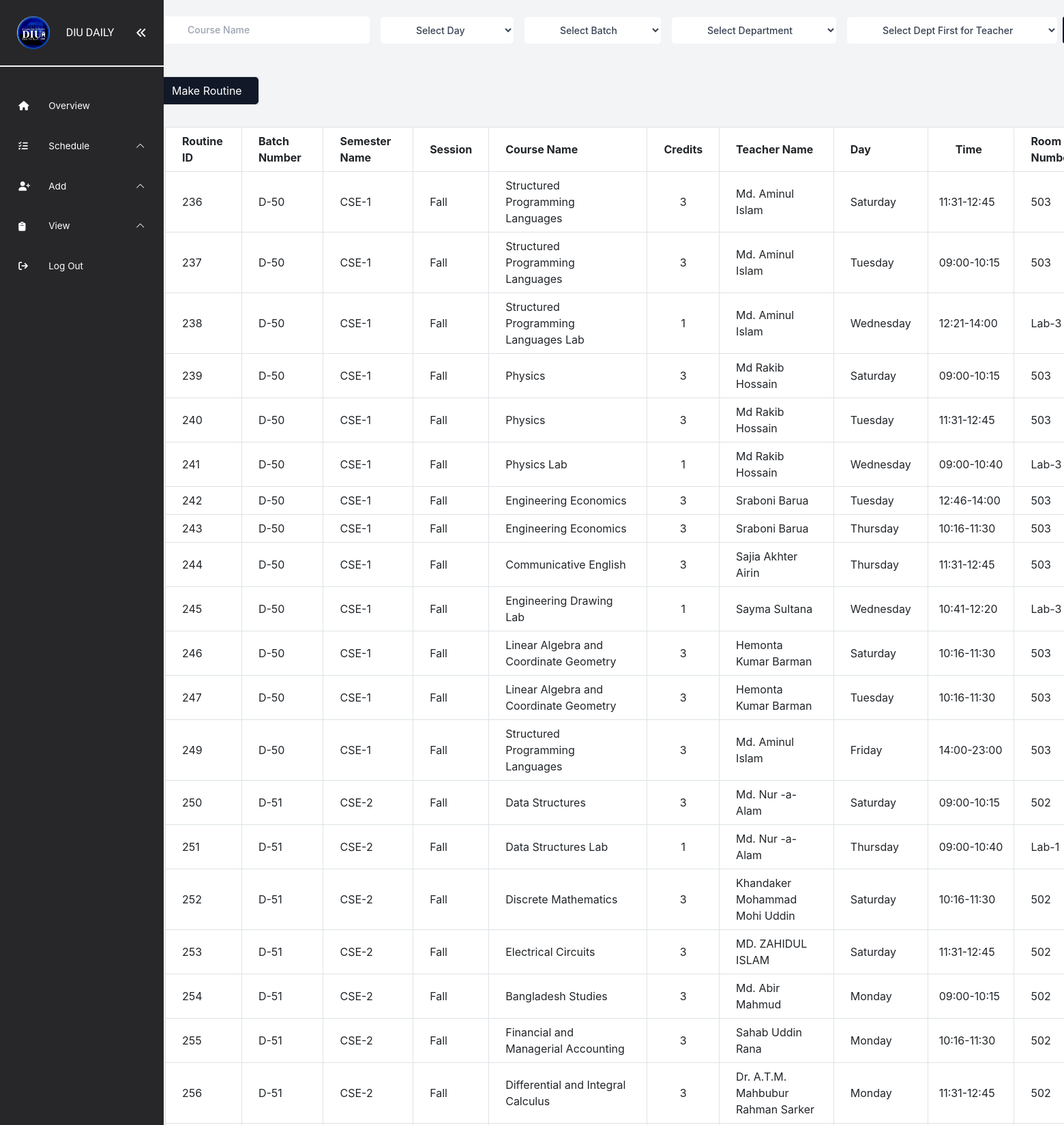
Page /src/admin/routine/show/view.php (upper part) on the committed database.
### tables this page shows
CREATE TABLE `routine` (
  `routine_id` int(11) NOT NULL,
  `course_id` int(11) DEFAULT NULL,
  `day` varchar(20) DEFAULT NULL,
  `start_time` time DEFAULT NULL,
  `room_id` int(11) DEFAULT NULL,
  `teacher_id` int(11) DEFAULT NULL,
  `batch` varchar(50) DEFAULT NULL,
  `semester` varchar(50) DEFAULT NULL,
  `end_time` time DEFAULT NULL,
  `session` varchar(10) NOT NULL
);

CREATE TABLE `batch` (
  `batch_id` int(11) NOT NULL,
  `batch_number` varchar(10) NOT NULL,
  `department_id` int(11) NOT NULL,
  `batch_shift` enum('day','evening') NOT NULL
);

CREATE TABLE `semester` (
  `semester_id` int(11) NOT NULL,
  `semester_name` varchar(50) NOT NULL,
  `department_id` int(11) DEFAULT NULL
);

CREATE TABLE `course` (
  `course_id` int(11) NOT NULL,
  `course_name` varchar(100) NOT NULL,
  `semester_id` int(11) DEFAULT NULL,
  `course_type` varchar(10) NOT NULL,
  `credits` float NOT NULL,
  `course_code` varchar(100) NOT NULL,
  `department_id` int(11) DEFAULT NULL
);

CREATE TABLE `teachers` (
  `teacher_id` int(11) NOT NULL,
  `name` varchar(100) NOT NULL,
  `mobile` varchar(20) NOT NULL,
  `department_id` int(11) NOT NULL,
  `position` varchar(50) NOT NULL,
  `mail` varchar(100) NOT NULL,
  `picture` varchar(255) DEFAULT NULL,
  `password` varchar(255) NOT NULL,
  `token` varchar(255) DEFAULT NULL,
  `expiry` varchar(255) DEFAULT NULL
);

CREATE TABLE `room` (
  `room_id` int(11) NOT NULL,
  `room_number` varchar(50) NOT NULL,
  `room_type` varchar(10) DEFAULT NULL
);

### src/admin/routine/show/view.php (the view, shortened to what this page needs)
<?php
include("../../../../database/config.php");
include("../../../include/adminNavbar.php");
?>
<div class="flex flex-col min-h-screen w-full">
  <div class="flex justify-between my-4">
    <form method="POST" action="" class="flex items-center space-x-4">
      <div class="flex items-center space-x-4">
        <input type="text" id="course_name" name="course_name"
          class="text-gray-700 bg-white hover:bg-gray-100 focus:ring-4 focus:outline-none focus:ring-gray-300 font-medium rounded-lg text-sm px-5 py-2.5"
          placeholder="Course Name">
      </div>
      <div class="flex items-center space-x-4">
        <select id="day" name="day"
          class="text-gray-700 bg-white hover:bg-gray-100 focus:ring-4 focus:outline-none focus:ring-gray-300 font-medium rounded-lg text-sm px-5 py-2.5">
          <option value="">Select Day</option>
        </select>
      </div>
      <div class="flex items-center space-x-4">
        <select id="batch" name="batch"
          class="text-gray-700 bg-white hover:bg-gray-100 focus:ring-4 focus:outline-none focus:ring-gray-300 font-medium rounded-lg text-sm px-5 py-2.5">
          <option value="">Select Batch</option>
        </select>
      </div>
      <div class="flex items-center space-x-4">
        <select id="department_id" name="department_id"
          class="text-gray-700 bg-white hover:bg-gray-100 focus:ring-4 focus:outline-none focus:ring-gray-300 font-medium rounded-lg text-sm px-5 py-2.5">
          <option value="">Select Department</option>
        </select>
      </div>
      <div class="flex items-center space-x-4" id="teacherDropdown">
        <select id="teacher_id" name="teacher_id"
          class="text-gray-700 bg-white hover:bg-gray-100 focus:ring-4 focus:outline-none focus:ring-gray-300 font-medium rounded-lg text-sm px-5 py-2.5">
          <option value="">Select Dept First</option>
        </select>
      </div>
      <button type="submit" value="Search" class="ml-2 bg-gray-900 hover:bg-gray-600 text-white py-2 px-4 rounded"></button>
    </form>
  </div>
  <div class="flex flex-col min-h-screen w-full">
    <div class="flex justify-between mt-4">
      <div>
        <p class="border border-black flex">
          <a href="select.php"
            class="inline-block px-4 py-2 bg-gray-900 text-white rounded-lg hover:bg-gray-600 hover:no-underline">
            Make Routine
          </a>
        </p>
      </div>
    </div>
    <div class="container mx-auto py-8">
      <table class="table-auto w-full bg-white">
        <thead>
          <tr>
            <th class="px-4 py-2 border">Routine ID</th>
            <th class="px-4 py-2 border">Batch Number</th>
            <th class="px-4 py-2 border">Semester Name</th>
            <th class="px-4 py-2 border">Session</th>
            <th class="px-4 py-2 border">Course Name</th>
            <th class="px-4 py-2 border">Credits</th>
            <th class="px-4 py-2 border">Teacher Name</th>
            <th class="px-4 py-2 border">Day</th>
            <th class="px-10 py-2 border">Time</th>
            <th class="px-4 py-2 border">Room Number</th>
          </tr>
        </thead>
        <tbody>
          <?php
$where = "";
        $sql = "SELECT r.`routine_id`, c.`course_name`,c.`credits`, r.`day`, r.`start_time`,
        ro.`room_number`, t.`name` AS 'name', ba.`batch_number`,
        se.`semester_name`, r.`end_time`, r.`session`,
        tea.`mobile`, tea.`department_id`, tea.`position`, tea.`mail`, tea.`picture`
        FROM `routine` r
        JOIN `course` c ON r.`course_id` = c.`course_id`
        JOIN `teachers` t ON r.`teacher_id` = t.`teacher_id`
        JOIN `room` ro ON r.`room_id` = ro.`room_id`
        JOIN `batch` ba ON r.`batch` = ba.`batch_id`
        JOIN `semester` se ON r.`semester` = se.`semester_id`
        JOIN `teachers` tea ON r.`teacher_id` = tea.`teacher_id`
        WHERE 1 $where";
        $result = $conn->query($sql);
        if ($result->num_rows > 0) {
            while ($row = $result->fetch_assoc()) {?>
          <tr>
            <td class="border px-4 py-2"><?php echo $row['routine_id'] ?> </td>
            <td class="border px-4 py-2"><?php echo $row['batch_number'] ?> </td>
            <td class="border px-4 py-2"><?php echo $row['semester_name'] ?> </td>
            <td class="border px-4 py-2"><?php echo $row['session'] ?> </td>
            <td class="border px-4 py-2"><?php echo $row['course_name'] ?> </td>
            <td class="border px-4 py-2 text-center"><?php echo $row['credits'] ?> </td>
            <td class="border px-4 py-2"><?php echo $row['name'] ?> </td>
            <td class="border px-4 py-2"><?php echo $row['day'] ?> </td>
            <td class="border px-3 py-2">
              <?php
    $start_time = strtotime($row['start_time']);
    $end_time = strtotime($row['end_time']);
    $formatted_start_time = date('H:i', $start_time);
    $formatted_end_time = date('H:i', $end_time);
    echo $formatted_start_time . '-' . $formatted_end_time;
    ?>
            </td>
            <td class="border px-4 py-2"><?php echo $row['room_number'] ?> </td>
          </tr>
          <?php }
        } else {
            echo "<tr><td colspan='3' class='text-center'>No Routine found.</td></tr>";
        }
        ?>
        </tbody>
      </table>
    </div>
  </div>
</div>
</body>
</html>

### rows in the picture
routine: routine_id "236", batch.batch_number "D-50", semester.semester_name "CSE-1", session "Fall", course.course_name "Structured Programming Languages", course.credits "3", teacher.name "Md. Aminul Islam", day "Saturday", start_time "11:31", end_time "12:45", room.room_number "503"
routine: routine_id "237", batch.batch_number "D-50", semester.semester_name "CSE-1", session "Fall", course.course_name "Structured Programming Languages", course.credits "3", teacher.name "Md. Aminul Islam", day "Tuesday", start_time "09:00", end_time "10:15", room.room_number "503"
routine: routine_id "238", batch.batch_number "D-50", semester.semester_name "CSE-1", session "Fall", course.course_name "Structured Programming Languages Lab", course.credits "1", teacher.name "Md. Aminul Islam", day "Wednesday", start_time "12:21", end_time "14:00", room.room_number "Lab-3"
routine: routine_id "239", batch.batch_number "D-50", semester.semester_name "CSE-1", session "Fall", course.course_name "Physics", course.credits "3", teacher.name "Md Rakib Hossain", day "Saturday", start_time "09:00", end_time "10:15", room.room_number "503"
routine: routine_id "240", batch.batch_number "D-50", semester.semester_name "CSE-1", session "Fall", course.course_name "Physics", course.credits "3", teacher.name "Md Rakib Hossain", day "Tuesday", start_time "11:31", end_time "12:45", room.room_number "503"
routine: routine_id "241", batch.batch_number "D-50", semester.semester_name "CSE-1", session "Fall", course.course_name "Physics Lab", course.credits "1", teacher.name "Md Rakib Hossain", day "Wednesday", start_time "09:00", end_time "10:40", room.room_number "Lab-3"
routine: routine_id "242", batch.batch_number "D-50", semester.semester_name "CSE-1", session "Fall", course.course_name "Engineering Economics", course.credits "3", teacher.name "Sraboni Barua", day "Tuesday", start_time "12:46", end_time "14:00", room.room_number "503"
routine: routine_id "243", batch.batch_number "D-50", semester.semester_name "CSE-1", session "Fall", course.course_name "Engineering Economics", course.credits "3", teacher.name "Sraboni Barua", day "Thursday", start_time "10:16", end_time "11:30", room.room_number "503"
routine: routine_id "244", batch.batch_number "D-50", semester.semester_name "CSE-1", session "Fall", course.course_name "Communicative English", course.credits "3", teacher.name "Sajia Akhter Airin", day "Thursday", start_time "11:31", end_time "12:45", room.room_number "503"
routine: routine_id "245", batch.batch_number "D-50", semester.semester_name "CSE-1", session "Fall", course.course_name "Engineering Drawing Lab", course.credits "1", teacher.name "Sayma Sultana", day "Wednesday", start_time "10:41", end_time "12:20", room.room_number "Lab-3"
routine: routine_id "246", batch.batch_number "D-50", semester.semester_name "CSE-1", session "Fall", course.course_name "Linear Algebra and Coordinate Geometry", course.credits "3", teacher.name "Hemonta Kumar Barman", day "Saturday", start_time "10:16", end_time "11:30", room.room_number "503"
routine: routine_id "247", batch.batch_number "D-50", semester.semester_name "CSE-1", session "Fall", course.course_name "Linear Algebra and Coordinate Geometry", course.credits "3", teacher.name "Hemonta Kumar Barman", day "Tuesday", start_time "10:16", end_time "11:30", room.room_number "503"
routine: routine_id "249", batch.batch_number "D-50", semester.semester_name "CSE-1", session "Fall", course.course_name "Structured Programming Languages", course.credits "3", teacher.name "Md. Aminul Islam", day "Friday", start_time "14:00", end_time "23:00", room.room_number "503"
routine: routine_id "250", batch.batch_number "D-51", semester.semester_name "CSE-2", session "Fall", course.course_name "Data Structures", course.credits "3", teacher.name "Md. Nur -a-Alam", day "Saturday", start_time "09:00", end_time "10:15", room.room_number "502"
routine: routine_id "251", batch.batch_number "D-51", semester.semester_name "CSE-2", session "Fall", course.course_name "Data Structures Lab", course.credits "1", teacher.name "Md. Nur -a-Alam", day "Thursday", start_time "09:00", end_time "10:40", room.room_number "Lab-1"
routine: routine_id "252", batch.batch_number "D-51", semester.semester_name "CSE-2", session "Fall", course.course_name "Discrete Mathematics", course.credits "3", teacher.name "Khandaker Mohammad Mohi Uddin", day "Saturday", start_time "10:16", end_time "11:30", room.room_number "502"
routine: routine_id "253", batch.batch_number "D-51", semester.semester_name "CSE-2", session "Fall", course.course_name "Electrical Circuits", course.credits "3", teacher.name "MD. ZAHIDUL ISLAM", day "Saturday", start_time "11:31", end_time "12:45", room.room_number "502"
routine: routine_id "254", batch.batch_number "D-51", semester.semester_name "CSE-2", session "Fall", course.course_name "Bangladesh Studies", course.credits "3", teacher.name "Md. Abir Mahmud", day "Monday", start_time "09:00", end_time "10:15", room.room_number "502"
routine: routine_id "255", batch.batch_number "D-51", semester.semester_name "CSE-2", session "Fall", course.course_name "Financial and Managerial Accounting", course.credits "3", teacher.name "Sahab Uddin Rana", day "Monday", start_time "10:16", end_time "11:30", room.room_number "502"
routine: routine_id "256", batch.batch_number "D-51", semester.semester_name "CSE-2", session "Fall", course.course_name "Differential and Integral Calculus", course.credits "3", teacher.name "Dr. A.T.M. Mahbubur Rahman Sarker", day "Monday", start_time "11:31", end_time "12:45", room.room_number "502"
